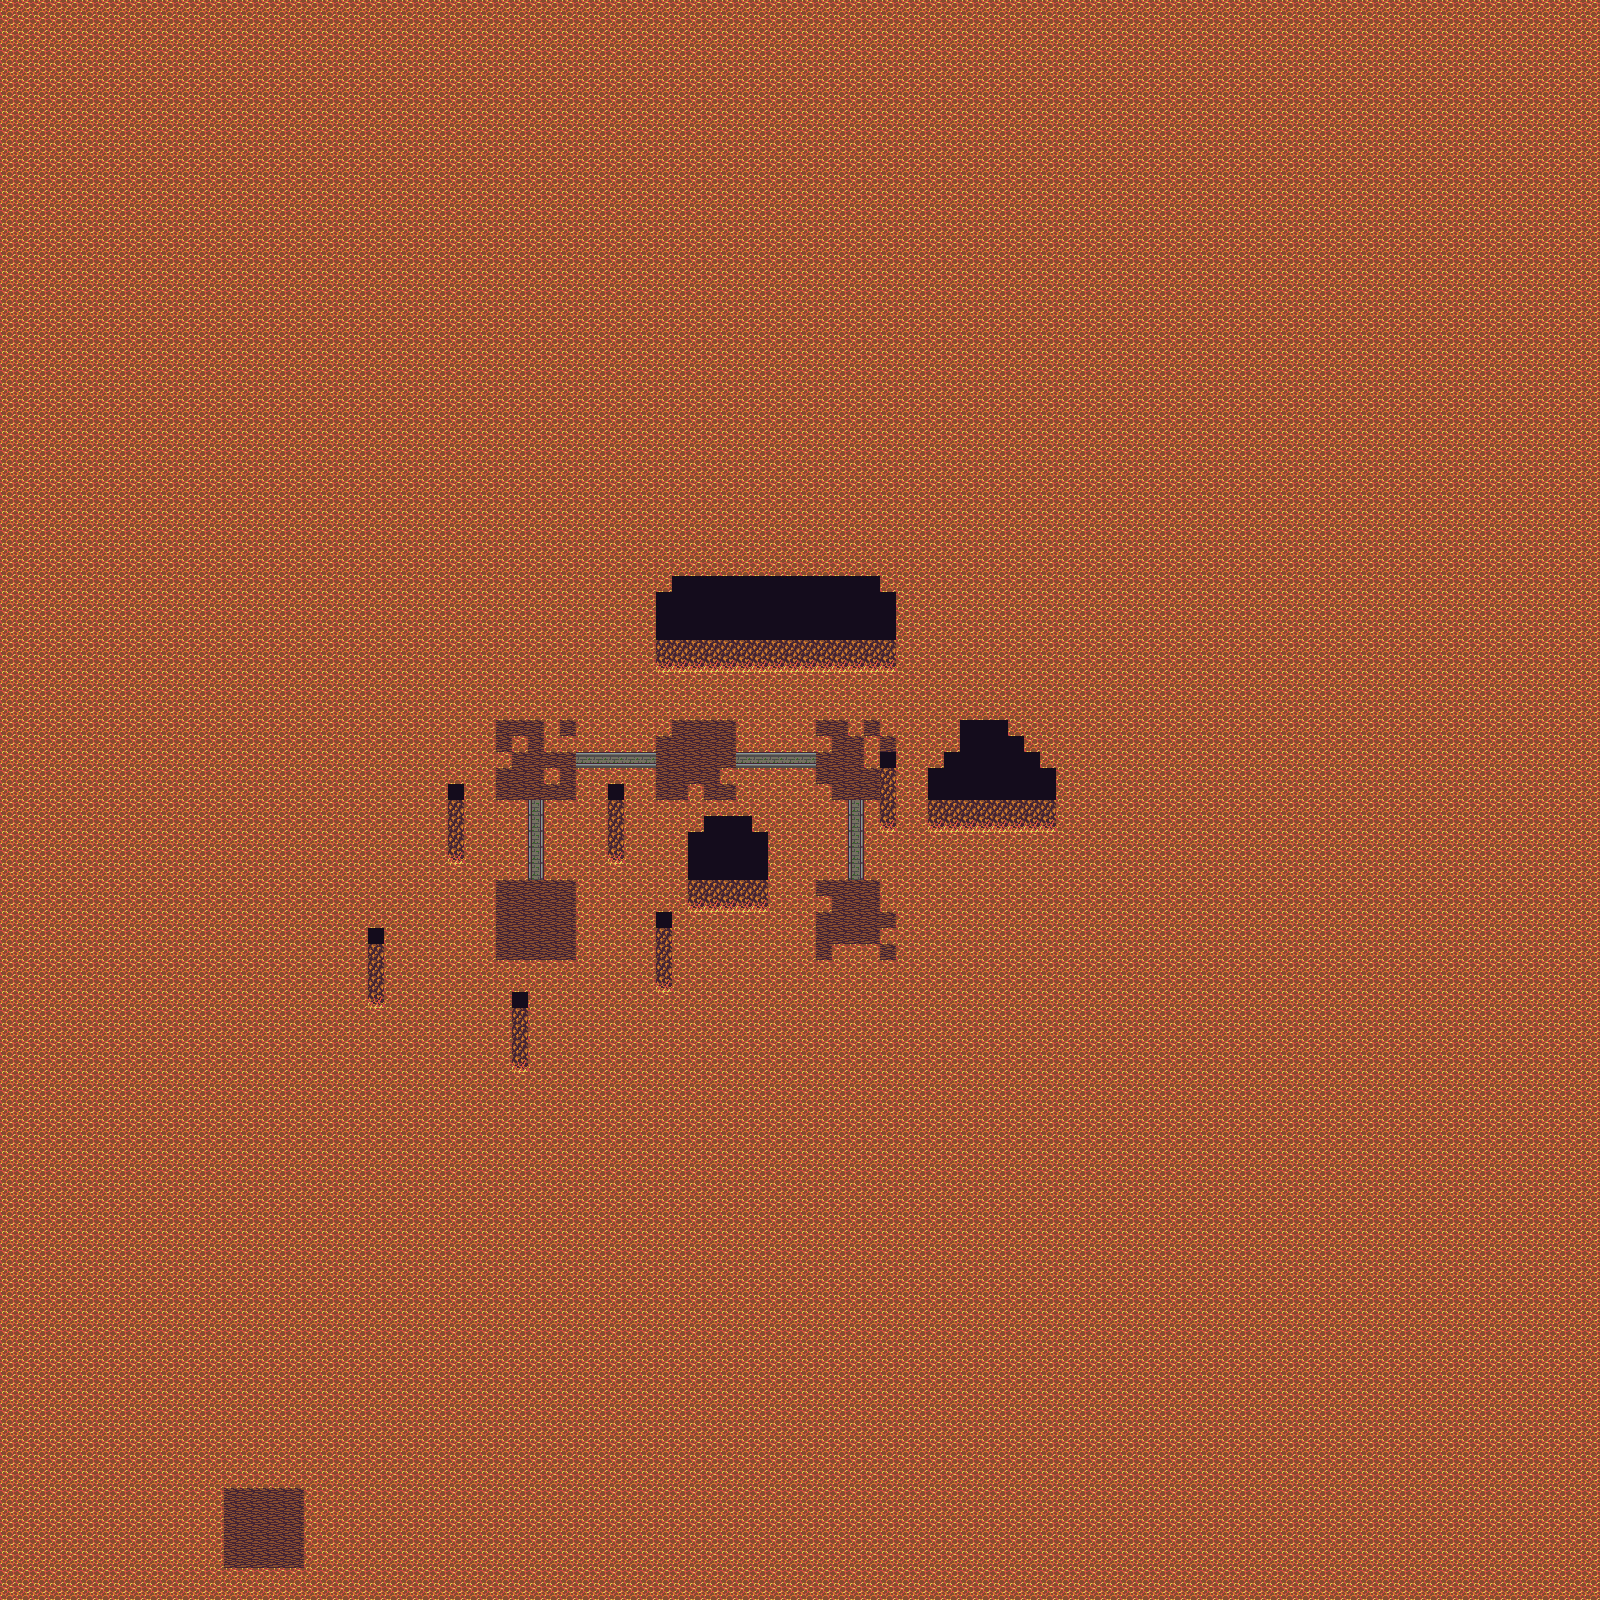

Below is a game level as drawn by its tile map, then a one-line description and the .tmx that defines it (tile-layer data replaced by summaries):
An orthogonal 100x100 tile map with 16x16 px tiles, 3 tile layers (base, detail, fringe) and 45 objects (42x light, playerspawn, npc, lair_entrance).

<map version="1.4" tiledversion="1.4.1" orientation="orthogonal" renderorder="right-down" width="100" height="100" tilewidth="16" tileheight="16" infinite="0" nextlayerid="5" nextobjectid="46">
 <properties>
  <property name="battle_field_name" value="bf_lair" />
  <property name="encounter_set_id" type="int" value="2" />
  <property name="map_name" value="Lair" />
  <property name="map_subtitle" value="Doom Awaits" />
  <property name="music_name" value="ambient_ominous" />
  <property name="water_direction_x" type="float" value="0" />
  <property name="water_direction_y" type="float" value="0" />
  <property name="water_drift_x" type="float" value="0.2" />
  <property name="water_drift_y" type="float" value="0.1" />
  <property name="water_speed" type="float" value="0" />
 </properties>
 <tileset firstgid="1" source="amalgamation.tsx" />
 <layer id="1" name="base" width="100" height="100">
  <data>[10000 cells, 10000 non-empty, 7 distinct tile ids]</data>
 </layer>
 <layer id="2" name="detail" width="100" height="100">
  <data>[10000 cells, 0 non-empty, 0 distinct tile ids]</data>
 </layer>
 <layer id="3" name="fringe" width="100" height="100">
  <data>[10000 cells, 3 non-empty, 2 distinct tile ids]</data>
 </layer>
 <objectgroup id="4" name="objects">
  <object id="1" name="playerspawn" type="playerspawn" x="816" y="880" width="16" height="16" />
  <object id="2" name="flame" type="light" x="928" y="832" width="16" height="16">
   <properties>
    <property name="sprite_id" type="int" value="13" />
   </properties>
  </object>
  <object id="3" name="flame" type="light" x="752" y="928" width="16" height="16">
   <properties>
    <property name="sprite_id" type="int" value="13" />
   </properties>
  </object>
  <object id="4" name="flame" type="light" x="816" y="816" width="16" height="16">
   <properties>
    <property name="sprite_id" type="int" value="13" />
   </properties>
  </object>
  <object id="5" name="flame" type="light" x="896" y="928" width="16" height="16">
   <properties>
    <property name="sprite_id" type="int" value="13" />
   </properties>
  </object>
  <object id="6" name="flame" type="light" x="816" y="992" width="16" height="16">
   <properties>
    <property name="sprite_id" type="int" value="13" />
   </properties>
  </object>
  <object id="7" name="flame" type="light" x="624" y="912" width="16" height="16">
   <properties>
    <property name="sprite_id" type="int" value="13" />
   </properties>
  </object>
  <object id="8" name="flame" type="light" x="656" y="832" width="16" height="16">
   <properties>
    <property name="sprite_id" type="int" value="13" />
   </properties>
  </object>
  <object id="9" name="flame" type="light" x="592" y="816" width="16" height="16">
   <properties>
    <property name="sprite_id" type="int" value="13" />
   </properties>
  </object>
  <object id="10" name="flame" type="light" x="640" y="720" width="16" height="16">
   <properties>
    <property name="sprite_id" type="int" value="13" />
   </properties>
  </object>
  <object id="11" name="flame" type="light" x="592" y="656" width="16" height="16">
   <properties>
    <property name="sprite_id" type="int" value="13" />
   </properties>
  </object>
  <object id="12" name="flame" type="light" x="752" y="704" width="16" height="16">
   <properties>
    <property name="sprite_id" type="int" value="13" />
   </properties>
  </object>
  <object id="13" name="flame" type="light" x="832" y="656" width="16" height="16">
   <properties>
    <property name="sprite_id" type="int" value="13" />
   </properties>
  </object>
  <object id="14" name="flame" type="light" x="912" y="704" width="16" height="16">
   <properties>
    <property name="sprite_id" type="int" value="13" />
   </properties>
  </object>
  <object id="15" name="flame" type="light" x="960" y="672" width="16" height="16">
   <properties>
    <property name="sprite_id" type="int" value="13" />
   </properties>
  </object>
  <object id="16" name="flame" type="light" x="720" y="1008" width="16" height="16">
   <properties>
    <property name="sprite_id" type="int" value="13" />
   </properties>
  </object>
  <object id="17" name="flame" type="light" x="832" y="1056" width="16" height="16">
   <properties>
    <property name="sprite_id" type="int" value="13" />
   </properties>
  </object>
  <object id="18" name="flame" type="light" x="912" y="992" width="16" height="16">
   <properties>
    <property name="sprite_id" type="int" value="13" />
   </properties>
  </object>
  <object id="19" name="flame" type="light" x="976" y="880" width="16" height="16">
   <properties>
    <property name="sprite_id" type="int" value="13" />
   </properties>
  </object>
  <object id="20" name="flame" type="light" x="1008" y="1008" width="16" height="16">
   <properties>
    <property name="sprite_id" type="int" value="13" />
   </properties>
  </object>
  <object id="21" name="flame" type="light" x="912" y="1072" width="16" height="16">
   <properties>
    <property name="sprite_id" type="int" value="13" />
   </properties>
  </object>
  <object id="22" name="flame" type="light" x="784" y="1104" width="16" height="16">
   <properties>
    <property name="sprite_id" type="int" value="13" />
   </properties>
  </object>
  <object id="23" name="flame" type="light" x="656" y="1056" width="16" height="16">
   <properties>
    <property name="sprite_id" type="int" value="13" />
   </properties>
  </object>
  <object id="24" name="flame" type="light" x="576" y="1104" width="16" height="16">
   <properties>
    <property name="sprite_id" type="int" value="13" />
   </properties>
  </object>
  <object id="25" name="flame" type="light" x="576" y="992" width="16" height="16">
   <properties>
    <property name="sprite_id" type="int" value="13" />
   </properties>
  </object>
  </objectgroup>
</map>
<!-- 20 of 45 objects omitted -->